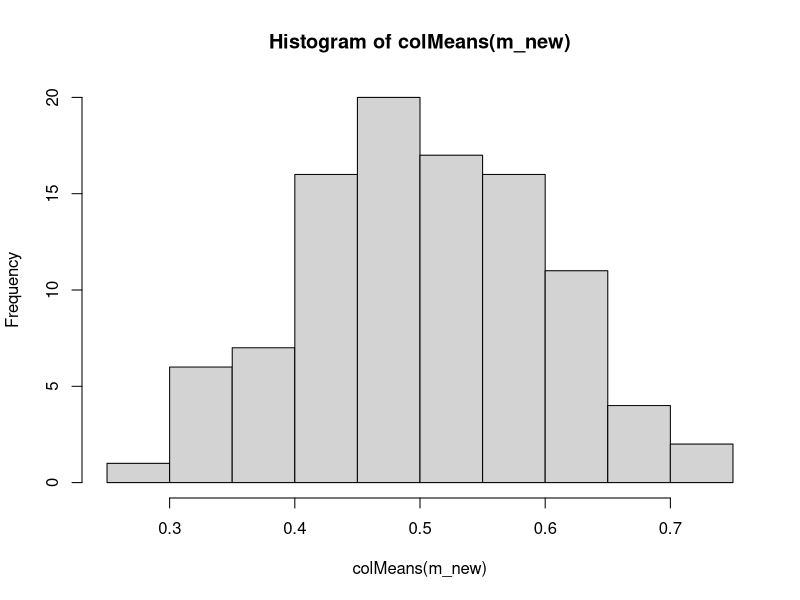

This chart was generated by the following R code:
# Find all the files on 
# https://github.com/Abhijit25Mishra/R-Lab--ICS-321-
# https://rpubs.com/Panda_250
print("Abhijit Mishra")


#2020BCS0094
# question 1

z <- c(0.1, 0.6, 33.8, 1.9, 9.6, 4.3, 33.7, 0.3, 0.0, 0.1) # Inputting values into a vector
z # Printing the vector
mean(z) # Mean of the vector z
sum(z) # sum of all elements of z
max(z) # maximum element in vector z
s <- z[z>20] # forming a subset of z such that z>20
s # printing vector
mean(z[z>4]) # finding mean with the given condition
k <- z[z==0 | z==6] # forming a subset with 'OR' of 2 condition 
k # printing the vector k

# question 2

# reading the data into the vectors
length = c(2.1, 3.4, 2.5, 2.7, 2.9)
radius = c(0.3, 0.5, 0.6, 0.9, 1.1)

# correlation between lengths and diameters
cor(length,radius,method = "pearson")

# volume of each cylinder
volume = length * radius * radius
volume

# mean, standard deviation, and coefficient of variation
mean(volume)
sd(volume)
cof_of_var <- sd(volume)/mean(volume) *100 
cof_of_var


# Assume your measurements are in centimeters. Recalculate the
# volumes so that their units are in cubic millimeters. 
volume_changed_units = volume * 1000
mean(volume_changed_units)
sd(volume_changed_units)
new_cof_of_var = sd(volume_changed_units)/mean(volume_changed_units) * 100
new_cof_of_var

# question 3

# reading input
x = c(1,2,5,9,11)
y = c(2,5,1,0,23)

# intersection, set difference, union of 2 vectors
print(intersect(x,y))
print(setdiff(x,y))
print(setdiff(y,x))

# Difference between union and c(x,y)
print(union(x,y))
print(c(x,y))
# there may be repeated values in c(x,y) but union only counts every unique value only once.

# question 4

# Construct a matrix with 10 columns and 10 rows, all filled with random
# numbers between 0 and 1
m = matrix( runif(100,0,1), nrow = 10)
m
# Calculate the row means  of this matrix. and std of rowmeans 
rowMeans(m)
sd(rowMeans(m))

# Remake the above matrix with 100 columns, and 10 rows.
m_new = matrix(runif(1000,0,1), nrow = 10)
m_new
colMeans(m_new)
hist(colMeans(m_new))  

# question 5

# setting the working dir and reading the data

print(getwd())
setwd("C:/Users/ASUS/OneDrive/Desktop/Study-Material/IIIT-Kottayam/SEM-6/Data warehousing and mining ICS 321/Lab/Lab-1")
data <- read.csv("cereal.csv")
print(data)

# inspecting the dataset
print(is.data.frame(data))
print(ncol(data))
print(nrow(data))
print(head(data))
print(tail(data))
print(max(data$protein))
print(subset(data,rating==max(rating)))


# adding new column
data$totalcarb <- data$carbo + data$sugars
data

# finding all the rows in the data such that type = 'HOT'
hot=subset(data,data$type=="H")

# counting the number of distinct elements in a col
library(dplyr)
n_distinct(data$mfr)

# find the subset whose mfr value == k 
kell = subset(data, data$mfr=="K")
kell

# subset satisfying both the conditions
dob = subset(data, data$calories<80 & data$vitamins>20)
dob

# showing only selected cols for the given data set
sug = subset(data,data$sugars>1)
sug
data.frame(sug$name,sug$calories,sug$vitamins)

# writing the kell data into a csv file
# write.csv(kell,"C:/Users/ASUS/OneDrive/Desktop/Study-Material/IIIT-Kottayam/SEM-6/Data warehousing and mining ICS 321/Lab/Lab-1/kell.csv",row.names = FALSE)

# renaming a column
colnames(data)[colnames(data)=="mfr"] = "Producer"
data

#2020BCS0094
#Abhijit Mishra

